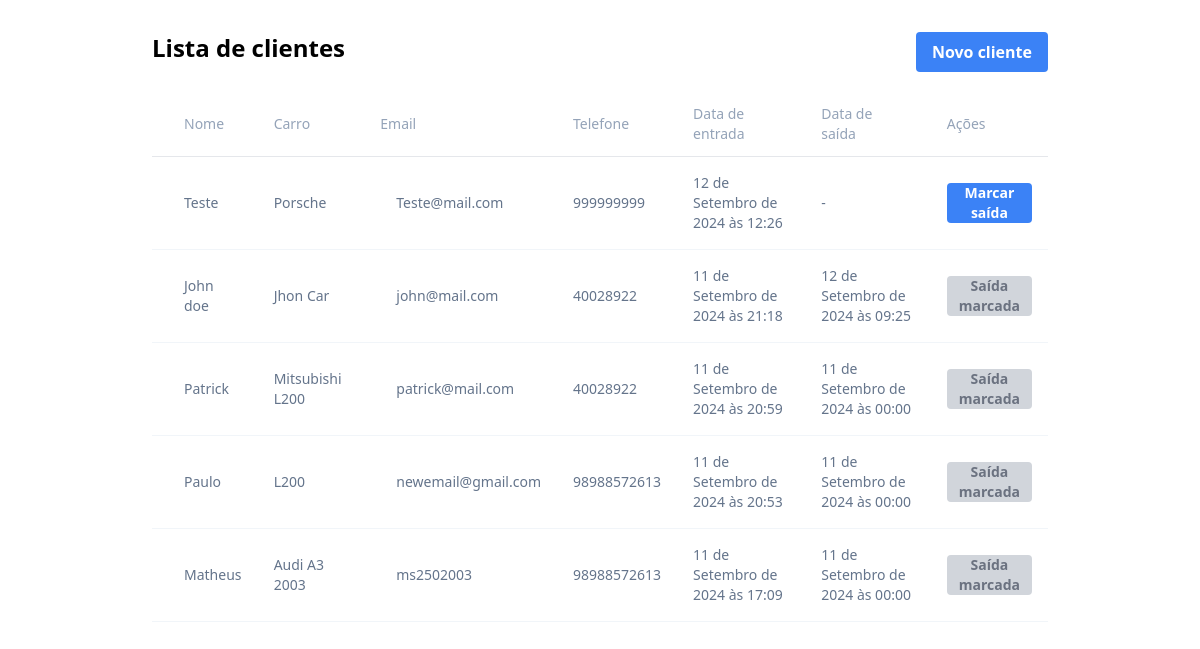
The page / on the database its author committed.
### garage/models.py (models this page shows, shortened)
class Client(models.Model):
    name = models.CharField(max_length=100, null=False, blank=False, verbose_name='Nome')
    email = models.EmailField()
    created_at = models.DateTimeField(auto_now_add=True, null=False, blank=False, verbose_name='Criado em')
    phone = models.CharField(max_length=20, null=False, blank=False, verbose_name='Telefone')
    address = models.CharField(max_length=200, null=False, blank=False, verbose_name='Endereço')
    vehicle = models.CharField(max_length=150, null=False, blank=False, verbose_name='Veículo')
    entryDate = models.DateTimeField(auto_now_add=True, null=False, blank=False, verbose_name='Data de entrada')
    departureDate = models.DateTimeField(null=True, blank=True, verbose_name='Data de saída')
    class Meta:
        ordering = ['-entryDate']

### garage/views.py (the view)
# urls.py: path('', ClientListView.as_view(), name='clients'),
class ClientListView(ListView):
    model = Client

### garage/templates/garage/client_list.html (shortened to what this page needs)
<!DOCTYPE html>
<html lang="en">
<head>
    <script src="https://cdn.tailwindcss.com"></script>
</head>
<body class='flex flex-col w-full min-h-dvh h-full'>
    <main class='max-w-4xl w-full mx-auto'>
        <div class='flex justify-between my-8'>
            <h1 class='text-2xl font-bold'>
                Lista de clientes
            </h1>
            <a href="/create">
                <button class='bg-blue-500 hover:bg-blue-700 text-white font-bold py-2 px-4 rounded'>
                    Novo cliente
                </button>
            </a>
        </div>
        <table class="border-collapse table-auto w-full text-sm">
            <thead>
              <tr>
                <th class="border-b font-medium p-4 pl-8 pt-0 pb-3 text-slate-400 text-left">Nome</th>
                <th class="border-b font-medium p-4 pt-0 pb-3 text-slate-400 text-left">Carro</th>
                <th class="border-b font-medium p-4 pt-0 pb-3 text-slate-400 text-left">Email</th>
                <th class="border-b font-medium p-4 pr-8 pt-0 pb-3 text-slate-400 text-left">Telefone</th>
                <th class="border-b font-medium p-4 pr-8 pt-0 pb-3 text-slate-400 text-left">Data de entrada</th>
                <th class="border-b font-medium p-4 pr-8 pt-0 pb-3 text-slate-400 text-left">Data de saída</th>
                <th class="border-b font-medium p-4 pr-8 pt-0 pb-3 text-slate-400 text-left">Ações</th>
              </tr>
            </thead>
            <tbody class="bg-white">
                {% for client in client_list %}
                    <tr>
                        <td class="border-b border-slate-100 p-4 pl-8 text-slate-500">{{ client.name }}</td>
                        <td class="border-b border-slate-100 p-4 text-slate-500">{{ client.vehicle }}</td>
                        <td class="border-b border-slate-100 p-4 pl-8 text-slate-500">{{ client.email|default:"Não informado" }}</td>
                        <td class="border-b border-slate-100 p-4 text-slate-500">{{ client.phone }}</td>
                        <td class="border-b border-slate-100 p-4 text-slate-500">{{ client.entryDate }}</td>
                        <td class="border-b border-slate-100 p-4 text-slate-500">{{ client.departureDate|default:"-" }}</td>
                        <td class="border-b border-slate-100 p-4 text-slate-500">
                            {% if client.departureDate == None %}
                                <a href="{% url 'exit' pk=client.id %}">
                                    <button class='bg-blue-500 hover:bg-blue-700 text-white text-sm font-bold py px-2 rounded'>
                                        Marcar saída
                                    </button>
                                </a>
                                {% else %}
                                <button class='bg-gray-300 text-gray-500 text-sm font-bold py px-2 rounded cursor-not-allowed' disabled>
                                    Saída marcada
                                </button>
                            {% endif %}
                        </td>
                    </tr>
                {% endfor %}
            </tbody>
          </table>
    </main>
</body>
</html>

### rows shown on the page
Client: name "Teste", vehicle "Porsche", email "Teste@mail.com", phone "999999999", entryDate "12 de Setembro de 2024 às 12:26", departureDate "-", shows "Marcar saída"
Client: name "John doe", vehicle "Jhon Car", email "john@mail.com", phone "40028922", entryDate "11 de Setembro de 2024 às 21:18", departureDate "12 de Setembro de 2024 às 09:25", shows "Saída marcada"
Client: name "Patrick", vehicle "Mitsubishi L200", email "patrick@mail.com", phone "40028922", entryDate "11 de Setembro de 2024 às 20:59", departureDate "11 de Setembro de 2024 às 00:00", shows "Saída marcada"
Client: name "Paulo", vehicle "L200", email "newemail@gmail.com", phone "98988572613", entryDate "11 de Setembro de 2024 às 20:53", departureDate "11 de Setembro de 2024 às 00:00", shows "Saída marcada"
Client: name "Matheus", vehicle "Audi A3 2003", email "ms2502003", phone "98988572613", entryDate "11 de Setembro de 2024 às 17:09", departureDate "11 de Setembro de 2024 às 00:00", shows "Saída marcada"
